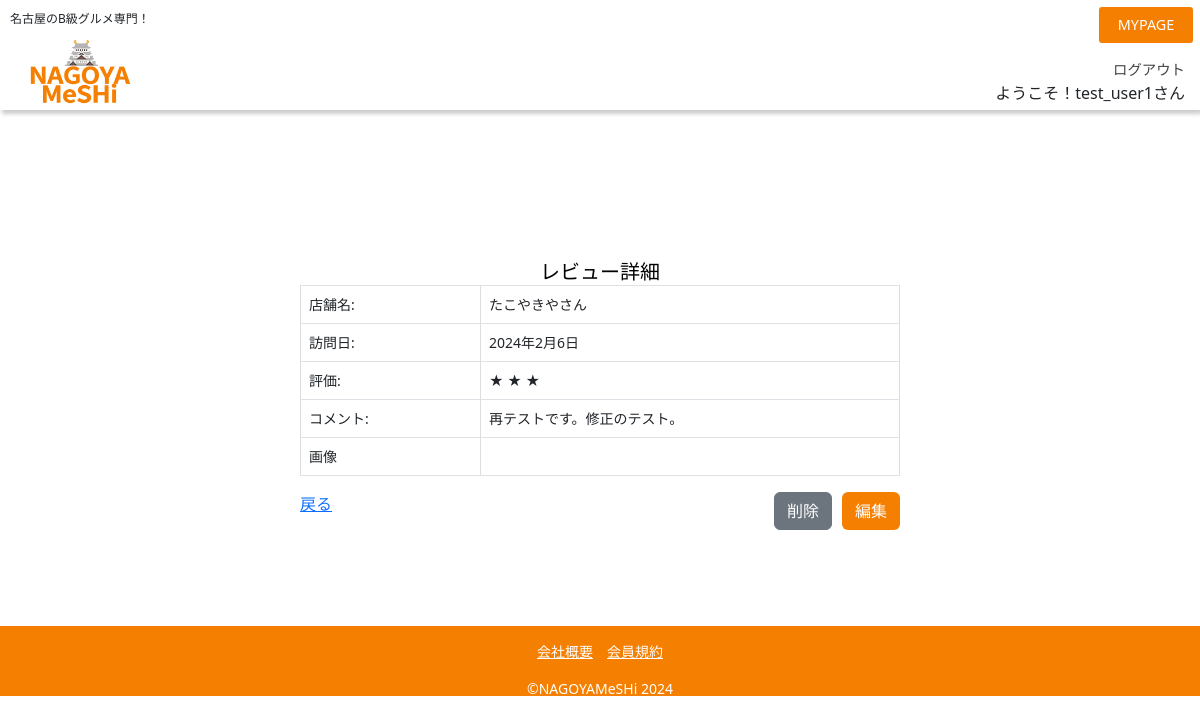
Page /general/mypage_review_detail/4/ (signed in) on the committed database.
### commondb/models/user.py (models this page shows, shortened)
class User(AbstractUser):
    is_paid_member = models.BooleanField(verbose_name='有料会員', default=False)
    is_manage_member = models.BooleanField(verbose_name='管理者', default=False)
    class Meta:
        verbose_name = 'ユーザー'
        verbose_name_plural = 'ユーザー一覧'

### commondb/models/review.py (models this page shows, shortened)
class Review(models.Model):
    restaurant = models.ForeignKey(Restaurant, verbose_name="店名", on_delete=models.CASCADE)
    user = models.ForeignKey(User, verbose_name="ユーザー名", null=True, on_delete=models.CASCADE)
    visit_date = models.DateField(verbose_name="訪問日")
    rating = models.IntegerField(choices=[(1, '★'), (2, '★★'), (3, '★★★'), (4, '★★★★'), (5, '★★★★★')], verbose_name="評価")
    comment = models.TextField(verbose_name="コメント")
    image1 = models.ImageField(upload_to='review_images/', null=True, blank=True, verbose_name="画像")
    image2 = models.ImageField(upload_to='review_images/', null=True, blank=True, verbose_name="画像")
    image3 = models.ImageField(upload_to='review_images/', null=True, blank=True, verbose_name="画像")

### commondb/models/restaurant.py (models this page shows, shortened)
class Restaurant(models.Model):
    name = models.CharField(max_length=100, verbose_name="店舗名")
    name_alphabet = models.CharField(max_length=100, validators=[RegexValidator(r'^[a-zA-Z\s]+$')], verbose_name="店舗名アルファベット表記")
    genre = models.ForeignKey(Genre, on_delete=models.CASCADE, verbose_name="カテゴリー")
    address = models.CharField(max_length=100, verbose_name="所在地")
    area = models.ForeignKey(Area, on_delete=models.CASCADE, verbose_name="エリア")
    phone = models.CharField(max_length=20, verbose_name="電話番号")
    time = models.CharField(max_length=100, verbose_name="営業時間")
    price_low = models.CharField(max_length=5 ,verbose_name="下限価格")
    price_high = models.CharField(max_length=5, verbose_name="上限価格")
    image = models.ImageField(upload_to='restaurant_images', null=True, blank=True, verbose_name="画像")
    information = models.TextField(max_length=300, verbose_name="お店の説明")
    def __str__(self):
        return self.name

### general/views/mypage_view.py (the view)
# urls.py: path('general/mypage_review_detail/<int:pk>/', MypageReviewDetailView.as_view(), name="mypage_review_detail"),
class MypageReviewDetailView(LoginRequiredMixin, DetailView):
    model = Review
    template_name = 'general/user_review_detail.html'
    context_object_name = 'review'
    def get_context_data(self, **kwargs: Any):
        context = super().get_context_data(**kwargs)
        user_id = self.request.user.id
        context['user_id'] = user_id
        review_id = self.kwargs.get('pk')
        context['review_id'] = review_id
        return context

### templates/general/user_review_detail.html (shortened to what this page needs)
{% extends "base.html" %}
{% load bootstrap %}
{% block head %}<link href="https://cdn.jsdelivr.net/npm/bootstrap@5.3.0-alpha3/dist/css/bootstrap.min.css" rel="stylesheet">
{% endblock %}
{% block content %}
<div class="table_info text-center">
    <h2 class="admi_h2">レビュー詳細</h2>
    <table class="table table-bordered">
        <tr>
            <td>店舗名:</td>
            <td>{{ review.restaurant }}</td>
        </tr>
        <tr>
            <td>訪問日:</td>
            <td>{{ review.visit_date }}</td>
        </tr>
        <tr>
            <td>評価:</td>
            <td>
                {% for i in "★★★★★" %}
                    {% if forloop.counter <= review.rating %}
                        {{ i }}
                    {% endif %}
                {% endfor %}
            </td>
        </tr>
        <tr>
            <td>コメント:</td>
            <td>{{ review.comment }}</td>
        </tr>
        <tr>
            <td>画像</td>
            <td>
            </td>
        </tr>
    </table>
    <a href={% url 'mypage' pk=user_id %} style="float: left;">戻る</a>
    <a href={% url 'review_update' pk=review_id %} class="btn" style="background-color: #F57F00; color: #FFFFFF; float: right;">編集</a>
    <a href="{% url 'review_delete' pk=review_id %}" class="btn btn-secondary" style="color: #FFFFFF; float: right; margin-right: 10px;">削除</a>
    </div>
{% endblock %}

### templates/base.html (shortened to what this page needs)
{% load static %}
<!DOCTYPE html>
<html lang="ja">
<head>
    <link rel="stylesheet" href="/static/css/stylesheet.css">
    <link rel="stylesheet" href="https://unpkg.com/ress/dist/ress.min.css">
    <link rel="stylesheet" type="text/css" href="https://cdn.jsdelivr.net/npm/slick-carousel@1.8.1/slick/slick.css"/>
    <link rel="stylesheet" type="text/css" href="https://cdn.jsdelivr.net/npm/slick-carousel@1.8.1/slick/slick-theme.css"/>
    {% block head %}{% endblock %}
</head>
<body>
    <header>
        <div class="logo-container">
            <p>名古屋のB級グルメ専門！</p>
            <h1><a href="{% url 'top' %}"><img src="/static/general/images/logo.png" alt="ロゴ"></a></h1>
        </div>
        {% if request.user.is_authenticated %}
        <nav>
            <a class="header_btn" href="{% url 'mypage' pk=user.id %}">MYPAGE</a>
            <a class="logout_link" href="{% url 'logout' %}">ログアウト</a>
            <p>
                ようこそ！{{user.get_username}}さん
            </p>
        </nav>
        {% endif%}
    </header>
    {% block content %}{% endblock %}
    <footer>
        <nav>
            <p><a href="{% url 'company' pk=1 %}" >会社概要</a><a href="{% url 'reguration' %}" >会員規約</a></p>
            <p>&copy;NAGOYAMeSHi 2024</p>
        </nav>
    </footer>
</body>
</html>

### static/css/stylesheet.css (style rules this page uses)
body { font-family: 'Hiragino Sans', 'Yu Gothic', 'Arial Narrow', Arial, sans-serif; }
h2 { font-size: 1rem; color: #F57F00; margin-bottom: 5px; font-weight: 600; }
a { color: #444444; text-decoration: none; }
header { display: flex; flex-direction: row; justify-content: space-between; align-items: flex-end; width: 100%; box-shadow: 2px 4px 4px rgba(0, 0, 0, 0.2); }
.logo-container { display: flex; flex-direction: column; align-items: center; padding-left: 5px; padding-top: 5px; font-size: 0.8em; height: 110px; max-width: 100%; max-height: 100%; }
.logo-container>p { display: inline; margin: 0; padding: 5px; font-size: 12px; text-wrap: nowrap; }
.logo-container>h1>a>img { height: 80px; }
header nav { padding-right: 15px; text-align: right; }
header nav>a { text-decoration: none; font-size: 0.9em; color: #444444; padding: 0; }
header nav p { margin-bottom: 5px; }
.header_btn { position: absolute; top: 7px; right: 7px; background-color: #F57F00; color: #FFF; padding: 0.5em 1.3em; border-radius: 3px; }
footer { background-color: #F57F00; width: 100%; height: 70px; margin-top: 60px; }
footer>nav { text-align: center; font-size: 14px; padding-top: 15px; }
footer p { color: #FFF; }
footer a { text-decoration: underline; color: #FFF; padding-left: 7px; padding-right: 7px; }
.table_info { width: 50vw; min-width: 200px; margin: 150px auto; }
.table_info h2 { text-align: center; margin-bottom: 30px; }
.table_info table { border-collapse: collapse; width: 100%; }
.table_info td { border: 1px solid #dddddd; text-align: left; padding: 8px 8px 8px 8px; }
.table_info tr td:first-of-type { width: 15vw; }
.mypg_container th, td { font-size: 14px; }
.admi_h2 { color: #000000; display: inline; font-size: 20px; }
td { vertical-align: middle; }

### rows in the picture
User: get_username "test_user1"
Review: restaurant "たこやきやさん", visit_date "2024年2月6日", comment "再テストです。修正のテスト。"

### other values in the picture
{{ i }} "★" "★" "★"
